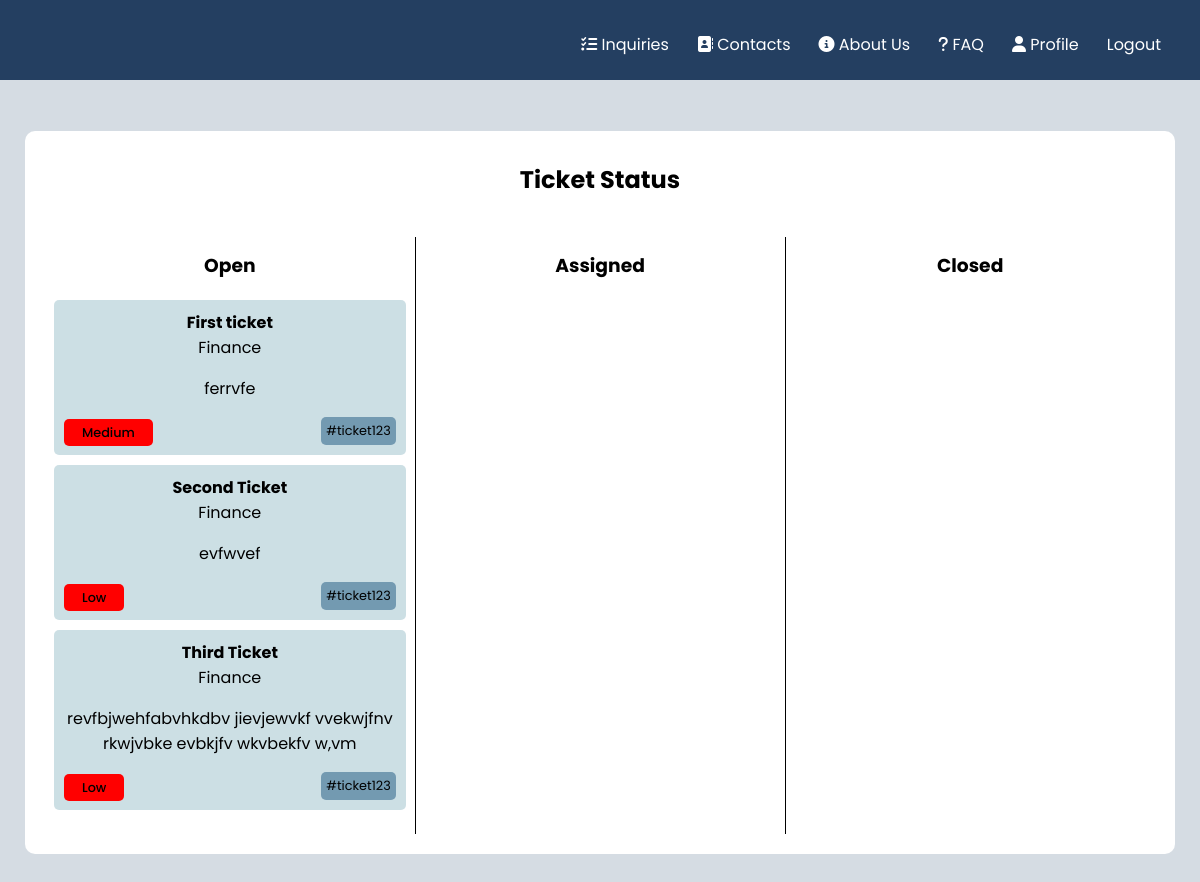
/pages/tickets.php (signed in), run on the app's committed database.
### tables this page shows
CREATE TABLE tickets(

    idTicket integer primary key AUTOINCREMENT,
    title text NOT NULL,
    description text,
    status text references Status(title),
    idAgent text references Agents(idAgent),
    idClient text references Clients(idClient),
    department text references department(title),
    priority text
);

### pages/tickets.php (called while the page is built)
<?php
    require_once(__DIR__ . '/../database/connection.db.php');
    include '../database/ticket.class.php';
    include '../database/user.class.php';
    include '../utils/session.php';
    include '../templates/tickets.tpl.php';
    $session = new Session();
    $db = getDatabaseConnection();
    $user = User::getUserWithId($db, $session->getID());
    $assigned = $user->getTickets($db, "Assigned");
    $closed = $user->getTickets($db, "Closed");
    $opened = $user->getTickets($db, "Opened");
    drawTicketsHeader($session);
    drawTickets($opened, $assigned, $closed);
?>

### utils/session.php (called while the page is built, shortened)
<?php
class Session{
      public function isLoggedIn() : bool {
        return isset($_SESSION['id']);
      }
      public function getID() : ?int {
        return isset($_SESSION['id']) ? $_SESSION['id'] : null;
      }
}
?>

### database/ticket.class.php (called while the page is built, shortened)
<?php
     class Ticket{
        public string $title;
        public string $priority;
        public string $description;
        public string $department;
        public function __construct(int $idTicket, string $title,
          string $description, string $department, string $priority = "Low"){
            $this->title = $title;
            $this->description = $description;
            $this->department = $department;
            $this->priority = $priority;
        }
        public function getTitle(){
            return $this->title;
        }
        public function getStatus(){
            return $this->description;
        }
        public function getPriority(){
            return $this->priority;
        }
        public function getDepartment(){
            return $this->department;
        }
     }
?>

### database/user.class.php (called while the page is built, shortened)
<?php
     class User{
        public int $id;
        public function __construct(int $id, string $email, string $name, string $username){
            $this->id = $id;
        }
        public function getTickets(PDO $db, string $status): array{
            $stmt = $db->prepare('SELECT idTicket, title, description, department, priority FROM tickets WHERE idClient = ? AND status = ?');
            $stmt->execute([$this->id, $status]);
            $ticketRows = $stmt->fetchAll(PDO::FETCH_ASSOC);
            $tickets = [];
            foreach ($ticketRows as $row) {
                $ticket = new Ticket(
                    $row['idTicket'],
                    $row['title'],
                    $row['description'],
                    $row['department'],
                    $row['priority']
                );
                array_push($tickets, $ticket);
            }
            return $tickets;
        }
        static function getUserWithID(PDO $db, int $id) : ?User {
            $stmt = $db->prepare('
                SELECT u.idUser, u.email, u.name, u.username
                FROM users u JOIN admins a ON u.idUser = a.idAdmin
                WHERE u.idUser = ?');
            $stmt->execute(array($id));
            $row = $stmt->fetch(PDO::FETCH_ASSOC);
            $stmt = $db->prepare('
                SELECT u.idUser, u.email, u.name, u.username
                FROM users u JOIN agents a ON u.idUser = a.idAgent
                WHERE u.idUser = ?');
            $stmt->execute(array($id));;
            $stmt = $db->prepare('
                SELECT idUser, email, name, username
                FROM users
                WHERE idUser = ?');
            $stmt->execute(array($id));
            $row = $stmt->fetch(PDO::FETCH_ASSOC);
            if ($row !== false) {
                return new Client($row['idUser'],$row['email'], $row['name'], $row['username']);
            }
            return null;
        }
     }
?>

### templates/tickets.tpl.php (the view, shortened to what this page needs)
<?php function drawTicketsHeader($session) { ?>
    <!DOCTYPE html>
    <html lang = "en-Us">
    <head>
        <link href="../css/navLogin_style.css" rel="stylesheet">
        <link href="../css/tickets_style.css" rel="stylesheet">
        <link href="../css/newTicket.css" rel="stylesheet">
    </head>
    <body>
        <nav>
        <ul class = "navigation">
                <li class = "nav_elem"><a href = "inquiries.html"><i class="fa-solid fa-list-check"></i> Inquiries</a></li>
                <li class = "nav_elem"><a href = "../pages/contacts.php"><i class="fa-solid fa-address-book"></i> Contacts</a></li>
                <li class = "nav_elem"><a href = "../pages/about_us.php"><i class="fas fa-circle-info"></i> About Us</a></li>
                <li class = "nav_elem"><a href = "../pages/faq.php"><i class="fa-solid fa-question"></i> FAQ</a></li>
                <?php
                if (!$session->isLoggedIn()){
                    echo "<li class = \"nav-elem\"><a href=\"../pages/register.php\">Register</a></li>";
                    echo "<li class = \"nav-elem\"><a href=\"../pages/login.php\">Login</a></li>";
                }
                else{
                    echo "<li class = \"nav-elem\"><a href =\"../pages/profile.php\"><i class=\"fa-solid fa-user\"></i> Profile</a></li>";
                    echo "<form action=\"../actions/action_logout.php\" method=\"post\" class=\"logout\"><a href = \"#\" type=\"submit\" onclick=\"this.parentNode.submit(); return false;\">Logout</a></form>";
                }
                ?>
            </ul>
        </nav>
<?php } ?>
<?php function drawTickets($open, $assigned, $closed) { ?>
    <div class="box">
            <h2>Ticket Status</h2>
            <div class="row">
              <div class="property open">
                <h3>Open</h3>
                <?php
                  foreach($open as $ticket){
                    drawTicket($ticket);
                  }
                ?>
              </div>
              <div class="property assigned">
                <h3>Assigned</h3>
              </div>
              <div class="property closed">
                <h3>Closed</h3>
              </div>
            </div>
        </div>
    </body>
</html>
<?php } ?>
<?php function drawTicket($ticket) { ?>
    <section class="ticket">
        <a href="profile.html" class="ticket-title" onclick="openPopup(event)"><?php echo $ticket->getTitle() ?></a>
        <p class="ticket-department"><?php echo $ticket->getDepartment() ?></p>
        <p class="ticket-assignment"><?php echo $ticket->getStatus() ?></p>
        <div class="ticket-container">
        <div class="ticket-priority">
            <span class="high"><?php echo $ticket->getPriority() ?></span>
        </div>
        <div class="ticket-hashtag">
            <span>#ticket123</span>
        </div>
        </div>
        </section>
<?php } ?>

### css/navLogin_style.css (style rules this page uses)
.navigation { position: absolute; top: 16px; right: 25px; display: flex; }
nav a { text-decoration: none; color: white; padding: 14px; }
li { list-style: none; }
nav { background-color: #243f61; background-size: cover; background-position: center; padding: 40px 0px; text-align: center; font-family: 'Poppins'; margin: -8px; position: relative; }

### css/tickets_style.css (style rules this page uses)
body { font-family: 'Poppins'; background-color: #D5DCE3; }
.box { width: 100%; max-width: 1150px; margin: 5% auto; background-color: white; border-radius: 10px; display: flex; flex-direction: column; }
h2 { text-align: center; margin-top: 31px; margin-bottom: 20px; }
.row { display: flex; flex-wrap: wrap; align-items: flex-start; padding: 20px; box-sizing: border-box; }
.property { flex-basis: 0; flex-grow: 1; text-align: center; padding: 14px 9px; }
.property h3 { margin-top: 0; margin-bottom: 20px; }
.ticket { background-color: rgba(3,94,123,0.2); padding: 10px; border-radius: 5px; margin-bottom: 10px; }
.ticket-title { margin-top: 0; margin-bottom: 5px; font-weight: bold; text-decoration: none; color: black; }
.ticket-department { margin-top: 0; margin-bottom: 0; }
.ticket-container { display: flex; flex-direction: row; justify-content: space-between; align-items: center; }
.ticket-priority { font-weight: 500; margin-right: 10px; }
.high { background-color: red; padding: 5px 18px; border-radius: 5px; font-size: 0.8em; }
.ticket-hashtag { background-color: #739AB1; padding: 5px; border-radius: 5px; font-size: 0.8em; }

### data on the page
tickets: title "First ticket", department "Finance", description "ferrvfe", priority "Medium"
tickets: title "Second Ticket", department "Finance", description "evfwvef", priority "Low"
tickets: title "Third Ticket", department "Finance", description "revfbjwehfabvhkdbv jievjewvkf vvekwjfnv rkwjvbke evbkjfv wkvbekfv w,vm", priority "Low"
